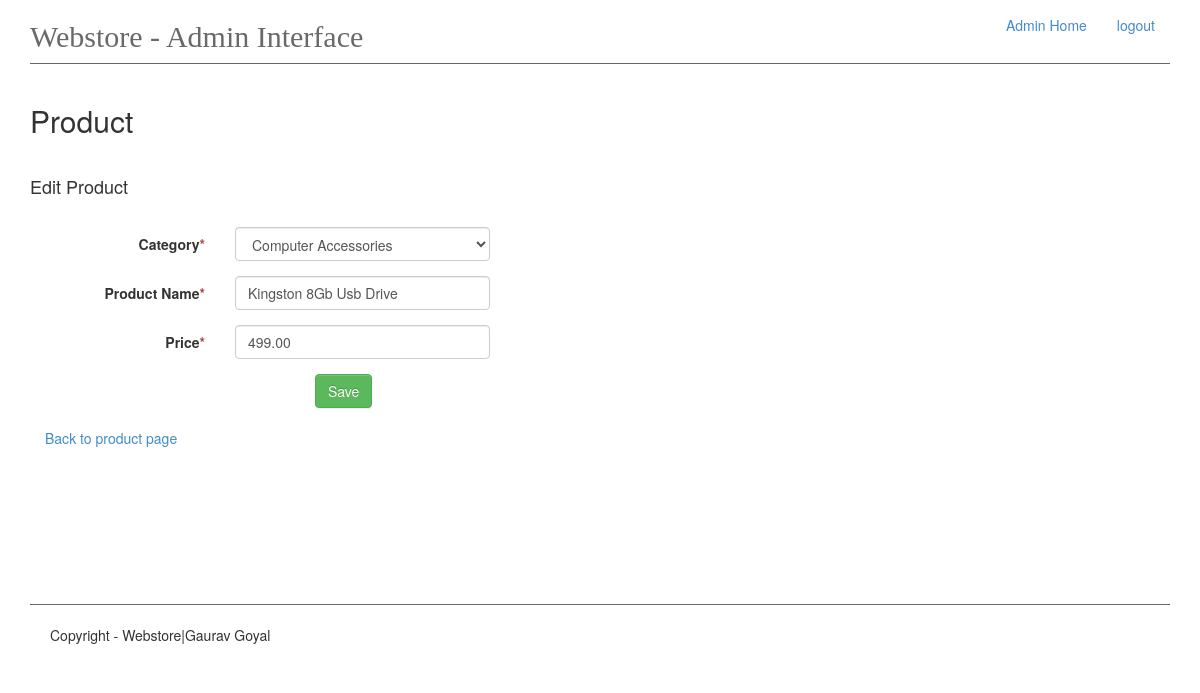
Page /admin/product/edit/2 (signed in) on the committed database.
### app/models.py (models this page shows, shortened)
class Product(db.Model):
    id = db.Column(db.Integer, primary_key=True)
    name = db.Column(db.String(50), unique=True, index=True)
    price = db.Column(db.Float, index=True)
    category_id = db.Column(db.Integer, db.ForeignKey('category.id'))
    cart = db.relationship('Cart', backref='products', lazy='dynamic')

### app/views.py (the view, shortened to what this page needs)
@app.route('/admin/product/edit/<int:pk>',  methods=['GET','POST'])
@login_required
def edit_product(pk):
    products = Product.query.all()
    product = Product.query.get(pk)
    categories = Category.query.all()
    form = ProductForm(obj=product)
    return render_template("admin-panel/edit-product.html", product=product, products=products,
                           form=form, categories=categories)

### app/forms.py
class ProductForm(Form):
    category = QuerySelectField(u'Category', query_factory=get_category)
    name = TextField('Product Name', validators=[Required('Product name is required.')])
    price = DecimalField('Price', validators=[Required('Price is required')])

### app/__init__.py (called while the page is built)
@admin_login.user_loader
def load_user(id):
    return Admin.query.get(int(id))

### app/forms.py (called while the page is built)
def get_category():
    return Category.query.all()

### app/models.py (called while the page is built)
    def __repr__(self):
        return self.name

### app/templates/admin-panel/edit-product.html (shortened to what this page needs)
{% extends 'admin-panel/admin.html' %}
{% block content %}
    <h2>Product</h2>
    <br>
    <h4>Edit Product</h4>
    <br>
    <form class="form-horizontal" method="post" enctype= "multipart/form-data">
        {% for field in form if field.widget.input_type != 'hidden' %}
            <div class="col-md-12">
                <div class="form-group">
                    <label class="col-md-2 control-label">  {{ field.label }}<span class="text-danger">*</span></label>
                    <div class="col-md-3"> {{ field(class_='form-control') }}</div>
                    <div class="col-md-6">
                    </div>
                </div >
            </div>
        {% endfor %}
        <div class="control-group">
            <div class="controls col-md-offset-3">
                <input type="submit" class="btn btn-success" value="Save">
            </div>
        </div>
    </form>
    <br>
    <div class="col-md-12"><a href="{{ url_for('add_product') }}">Back to product page</a></div>
{% endblock %}

### rows in the picture
Product: category "Computer Accessories" "Kingston 8Gb Usb Drive" "499.00"

### other values in the picture
{{ field.label }} "Category" "Product Name" "Price"
